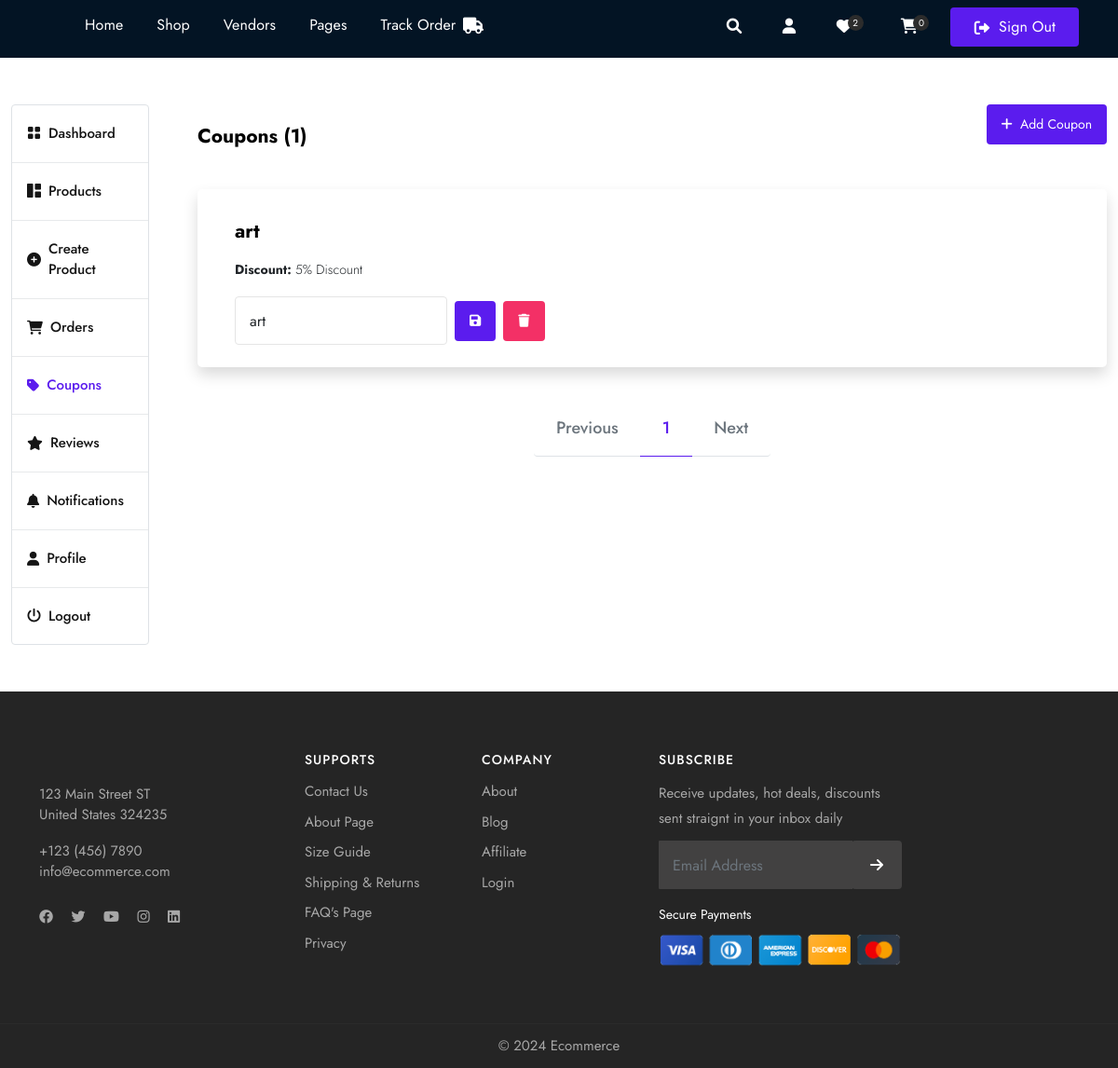
The page /vendor/coupons/ (signed in) on the database its author committed.
### store/models.py (models this page shows, shortened)
class Coupon(models.Model):
    vendor = models.ForeignKey(user_models.User, on_delete=models.SET_NULL, null=True)
    code = models.CharField(max_length=100)
    discount = models.IntegerField(default=1)

### vendor/views.py (the view)
# urls.py: path("coupons/", views.coupons, name="coupons"),
@login_required
def coupons(request):
    coupons_list = store_models.Coupon.objects.filter(vendor=request.user)
    coupons = paginate_queryset(request, coupons_list, 3)
    context = {
        "coupons": coupons,
        "coupons_list": coupons_list,
    }
    return render(request, "vendor/coupons.html", context)

### plugin/paginate_queryset.py (called while the page is built)
def paginate_queryset(request, queryset, per_page):
    paginator = Paginator(queryset, per_page)
    page_number = request.GET.get('page')
    return paginator.get_page(page_number)

### store/context.py (called while the page is built)
def default(request):
    try:
        cart_id = request.session['cart_id']
        total_cart_items = store_models.Cart.objects.filter(cart_id=cart_id).count()
    except:
        total_cart_items = 0
    return {
        "total_cart_items": total_cart_items,
    }

### templates/vendor/coupons.html (shortened to what this page needs)
{% extends 'partials/base.html' %} {% load static %} {% load humanize %} {% block content %}
<section class="middle">
    <div class="container-fluid">
        <div class="row align-items-start justify-content-between">
            {% include 'vendor/sidebar.html' %}
            <div class="col-12 col-md-12 col-lg-9 col-xl-10">
                <div class="d-flex justify-content-between align-items-center">
                    <h4 class="mb-0 mb-4 fw-bold">Coupons ({{ coupons_list.count }})</h4>
                    <button class="btn bg-primary rounded text-white btn-sm mb-5" data-bs-toggle="modal" data-bs-target="#createCouponModal"><i class="fas fa-add me-1"></i> Add Coupon</button>
                </div>
                <ul class="list-group list-group-flush">
                   {% for c in coupons %}
                        <li class="list-group-item p-4 shadow rounded-3 mb-3">
                            <div class="d-flex">
                                <div class="ms-3 mt-2">
                                    <div class="d-flex align-items-center justify-content-between">
                                        <div>
                                            <h4 class="mb-0 fw-bold">{{c.code}}</h4>
                                        </div>
                                    </div>
                                    <div class="mt-3">
                                        <p class="mt-2 mb-0">
                                            <span class="me-2 fw-bold"> Discount: <span class="fw-light">{{c.discount}}% Discount</span> </span>
                                        </p>
                                        <form class="mt-3 d-flex align-items-center" action="{% url 'vendor:update_coupon' c.id %}" method="POST">
                                            <input type="text" class="form-control rounded" value="{{c.code}}" name="coupon_code" />
                                            <button class="btn bg-primary text-white rounded btn-sm ms-2" type="submit"><i class="fas fa-save"></i></button>
                                            <a href="{% url 'vendor:delete_coupon' c.id %}" class="btn bg-danger text-white btn-sm rounded ms-2"><i class="fas fa-trash"></i></a>
                                        </form>
                                    </div>
                                </div>
                            </div>
                        </li>
                    {% empty %}
                        {% if not coupons %}
                            <p>No coupons yet</p>
                        {% endif %}
                   {% endfor %}
                </ul>
                {% if coupons %}
                    <ul class="pagination">
                        {% if coupons.has_previous %}
                            <li class="page-item">
                                <a class="page-link" href="?page={{ coupons.previous_page_number }}">Previous</a>
                            </li>
                        {% else %}
                            <li class="page-item disabled">
                                <span class="page-link">Previous</span>
                            </li>
                        {% endif %}
                        {% for num in coupons.paginator.page_range %}
                            <li class="page-item {% if coupons.number == num %}active{% endif %}">
                                <a class="page-link" href="?page={{ num }}">{{ num }}</a>
                            </li>
                        {% endfor %}
                        {% if coupons.has_next %}
                            <li class="page-item">
                                <a class="page-link" href="?page={{ coupons.next_page_number }}">Next</a>
                            </li>
                        {% else %}
                            <li class="page-item disabled">
                                <span class="page-link">Next</span>
                            </li>
                        {% endif %}
                    </ul>
                {% endif %}
            </div>
        </div>
    </div>
</section>
{% endblock content %}

### rows shown on the page
Coupon: code "art", discount "5", coupon_code "art"

### other values the page prints
{{ total_cart_items }} "0"
{{ coupons_list.count }} "1"
{{ num }} "1"
